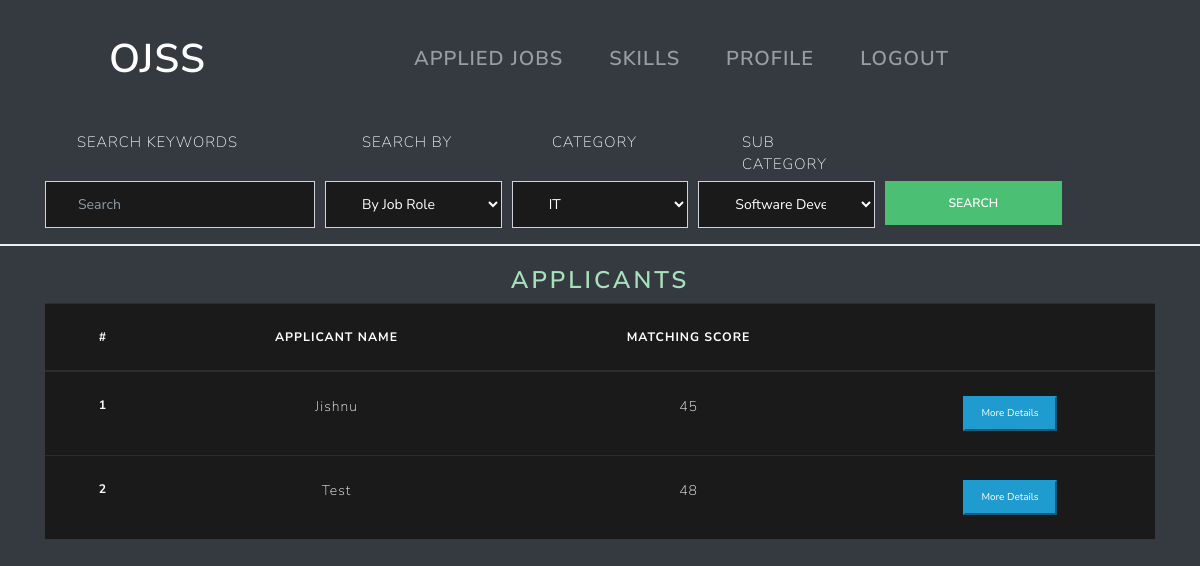
The page /applications/1 (signed in) on the database its author committed.
### ojss_app/models.py (models this page shows)
class Application(models.Model):
    APPLICATION_CHOICES = (
        ('A', 'ACTIVE'),
        ('S', 'SELECTED'),
        ('R', 'REJECTED'),
        {'I', 'Interview'},
    )
    seeker = models.ForeignKey(SeekerProfile, on_delete=models.CASCADE)
    date = models.DateTimeField(auto_now_add=True)
    seeker_name = models.CharField(max_length=255)
    job = models.ForeignKey(Job, on_delete=models.CASCADE)
    cover_letter = models.CharField(max_length=1000)
    cv = models.CharField(max_length=1000)
    matching_score = models.IntegerField()
    status = models.CharField(max_length=1,
                              choices=APPLICATION_CHOICES,
                              default='M')

### ojss_app/views.py (the view)
# urls.py: path('applications/<int:application_id>',views.JobController.applications, name='applications'),
    @staticmethod
    @login_required
    def applications(request, application_id):
        try:
            application_list = Application.objects.filter(job_id=application_id)
            args = {'applications': application_list}
            return render(request, 'ojss_app/showapplicants.html', args)
        except Application.DoesNotExist:
            return render(request, 'ojss_app/showapplicants.html')
        except Exception as e:
            return render(request, 'ojss_app/showapplicants.html')

### ojss/templates/ojss_app/showapplicants.html (shortened to what this page needs)
{%  extends "base.html" %}
{% block content %}
    <div class="container">
            {%  if applications %}
                <div class="text-center" style="margin-top: 20px">
                    <h3> Applicants </h3>
                <table class="table table-dark">
                      <thead>
                        <tr>
                             <th scope="col">#</th>
                             <th scope="col">Applicant name</th>
                             <th scope="col">Matching Score</th>
                             <th scope="col"></th>
                        </tr>
                      </thead>
                        <tbody>
                {%  for item in applications %}
                        <tr>
                          <th scope="row">{{ forloop.counter }}</th>
                             <td>{{ item.seeker_name }}</td>
                             <td>{{ item.matching_score }}</td>
                            <td>
                                <a href="{% url 'applicant_details' item.job_id item.seeker_id  %}"> <button  class="btn-sm btn-info">
                                    More Details
                                </button></a>
                            </td>
                        </tr>
                {% endfor %}
                </tbody>
                </table>
                </div>
            {% else %}
                <div class="text-center">
                    <h6 style="margin-top: 100px;color: #c9302c" > You dont have any applicants currently </h6>
                </div>
            {% endif %}
    </div>
{%  endblock %}

### ojss/static/ojss_app/css/main.css (style rules this page uses)
html { height: 100%; width: 100%; }
body { margin: 0; padding: 0; background-color: #343a40; }
.job_list h1, h2, h3, h4, h5, h6 { color: #a9e0bc; }

### rows shown on the page
Application: seeker_name "Jishnu", matching_score "45"
Application: seeker_name "Test", matching_score "48"
